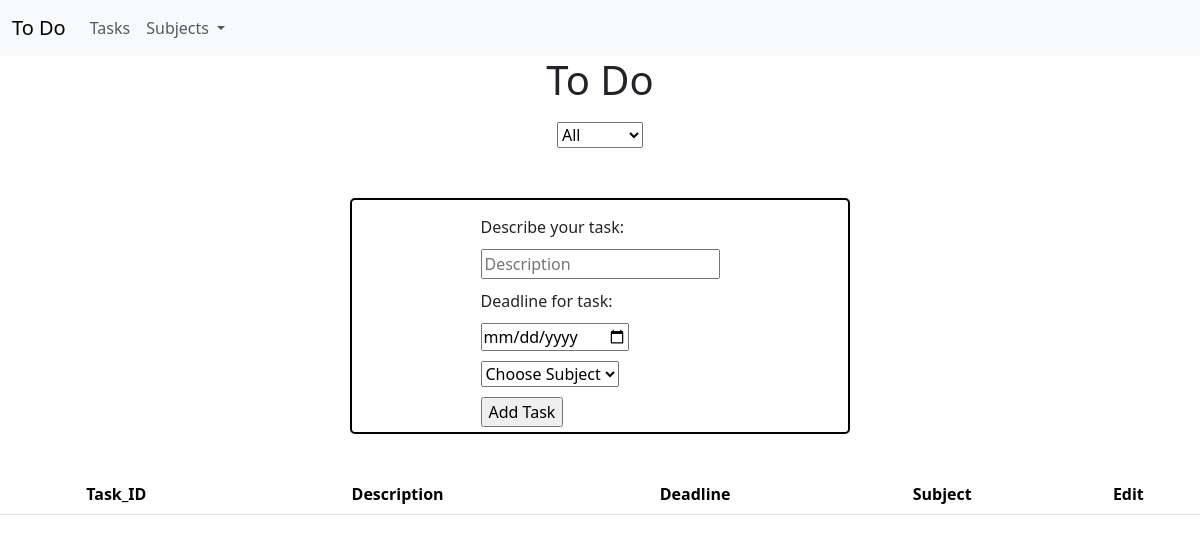
Before: / with the older database file.
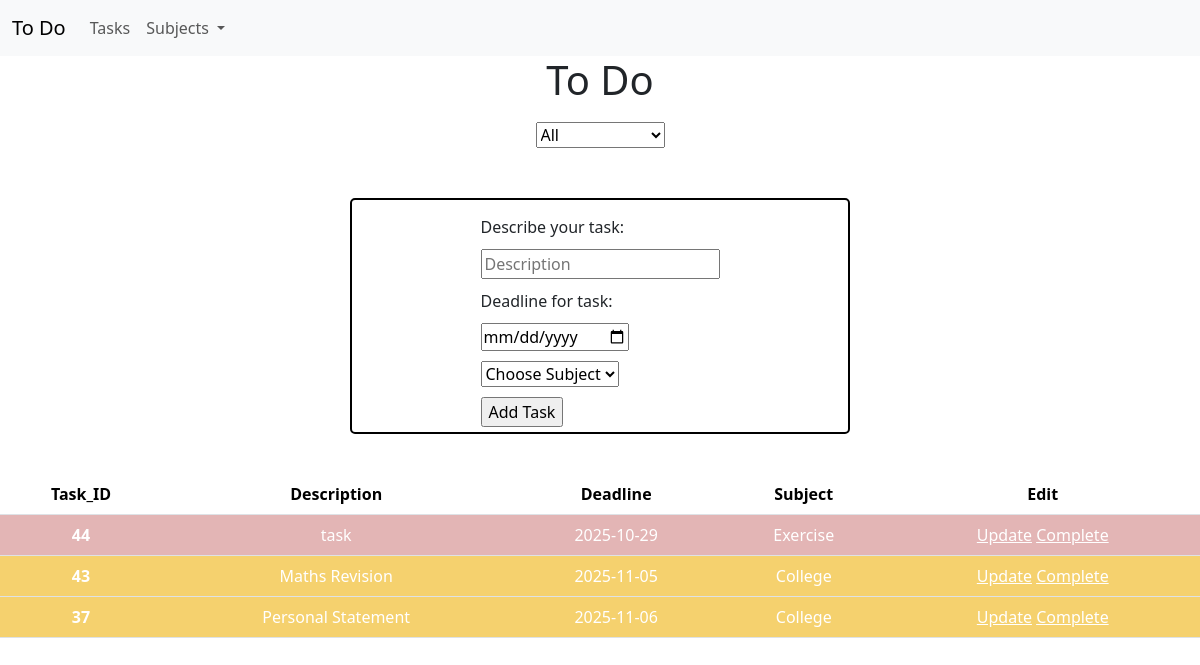
After: the same page with the newer database file.
### tables this page shows
CREATE TABLE tasks (task_id INTEGER PRIMARY KEY AUTOINCREMENT, description TEXT, subject TEXT, deadline TEXT,  subject_id INTEGER, FOREIGN KEY (subject_id) REFERENCES subjects(subject_id));

### app.py (the view, shortened to what this page needs)
@app.route('/', methods =['GET', 'POST'])
def index():
    if request.method == 'GET':
        tasks = getAllTasks()
        subjects = getAllSubjectInfo()
        subject_colors = {}
        for subject in subjects:
            subject_colors[subject['subject']] = subject['color']
        for task in tasks:
            task['color'] = subject_colors[task['subject']]
        return render_template('index.html', tasks=tasks, subjects=subjects)

### info.py (called while the page is built)
def getAllTasks():
    con = sqlite3.connect('todosite.db')
    con.row_factory = sqlite3.Row
    cur = con.cursor()
    res = cur.execute(
        'SELECT * FROM tasks ORDER BY deadline;'
    ).fetchall()
    tasks = []
    for row in res:
        tasks.append({
            'id': row['task_id'],
            'description': row['description'],
            'subject': row['subject'],
            'deadline': row['deadline']
        })
    con.close()
    return tasks

def getAllSubjectInfo():
    con = sqlite3.connect('todosite.db')
    con.row_factory = sqlite3.Row
    cur = con.cursor()
    result = cur.execute(
        "SELECT subjects.subject_name, colors.hex_color FROM subjects JOIN colors ON subjects.color_id = colors.color_id;"
        ).fetchall()
    subjects = []
    for row in result:
        subjects.append({
        'subject': row['subject_name'],
        'color': row['hex_color']
        })
    con.close()
    return subjects

### templates/index.html (shortened to what this page needs)
{% extends 'layout.html' %}
{% block body %}
<h1 class="top-header">To Do</h1>
<div class="select-container">
    <select class="subject-selector" id="subject-dropdown">
        <option value="all" id="all" selected>All</option>
    </select>
</div>
<div class="form-container">
    <form action="/", method="POST">
        <label for="description">Describe your task:</label>
        <br>
        <input type="text" id="description" placeholder="Description" name="description" required>
        <br>
        <label for="deadline">Deadline for task:</label>
        <br>
        <input type="date" id="deadline" name="deadline" required>
        <br>
        <select id="subject" name="subject" required>
            <option selected disabled>Choose Subject</option>
        </select>
        <br>
        <input type="submit" value="Add Task">
    </form>
</div>
<div class="table-container">
    <table class="table">
    <thead>
        <tr>
        <th scope="col">Task_ID</th>
        <th scope="col">Description</th>
        <th scope="col">Deadline</th>
        <th scope="col">Subject</th>
        <th scope="col">Edit</th>
        </tr>
    </thead>
    <tbody id="t-body">
        {% for task in tasks %}
        <tr style="background-color: {{ task.color }}; color: white;">
            <th scope="row" style="background-color: {{ task.color }}; color: white;">{{ task.id }}</th>
            <td class="description" style="background-color: {{ task.color }}; color: white;">{{ task.description }}</td>
            <td class="deadline" style="background-color: {{ task.color }}; color: white;">{{ task.deadline }}</td>
            <td class="subject" style="background-color: {{ task.color }}; color: white;">{{ task.subject }}</td>
            <td style="background-color: {{ task.color }}; color: white;">
                <a href="/updateTask/{{ task.id }}" style="color: white;">Update</a>
                <a href="/completeTask/{{ task.id }}" style="color: white;">Complete</a>
            </td>
        </tr>
        {% endfor %}
    </tbody>
    </table>
</div>
{% endblock %}

### templates/layout.html (shortened to what this page needs)
<!DOCTYPE html>
<html lang="en">
<head>
    <link href="https://cdn.jsdelivr.net/npm/bootstrap@5.3.8/dist/css/bootstrap.min.css" rel="stylesheet">
</head>
<body>
    <nav class="navbar navbar-expand-lg bg-body-tertiary">
  <div class="container-fluid">
    <a class="navbar-brand" href="/">To Do</a>
    <div class="collapse navbar-collapse" id="navbarNav">
      <ul class="navbar-nav">
        <li class="nav-item">
          <a class="nav-link" href="/">Tasks</a>
                <li class="nav-item dropdown">
          <a class="nav-link dropdown-toggle" href="#" role="button" data-bs-toggle="dropdown" aria-expanded="false">
            Subjects
          </a>
        </li>
      </ul>
    </div>
  </div>
</nav>
    {% block body %}
    {% endblock %}
</body>
</html>

### templates/index.html (style rules this page uses)
body { display: flex; flex-direction: column; justify-content: space-between; }
td, th { text-align: center; }
.top-header { text-align: center; }
.form-container { display: flex; flex-direction: column; justify-content: center; align-items: center; margin-top: 50px; margin-left:auto; margin-right: auto; flex-wrap: wrap; width: 500px; border: 2px black solid; padding: 5px; border-radius: 5px; }
a { color: black; text-decoration: underline; }
label, input, select { margin-top: 10px; }
.select-container { display: flex; justify-content: space-around; }
.table-container { margin-top: 40px; }

Changed rows visible on the page:
added tasks: description "task", deadline "2025-10-29", subject "Exercise"
added tasks: description "Maths Revision", deadline "2025-11-05", subject "College"
added tasks: description "Personal Statement", deadline "2025-11-06", subject "College"
Other visible differences:
new list line: "44 Update Complete"
new list line: "43 Update Complete"
new list line: "37 Update Complete"
